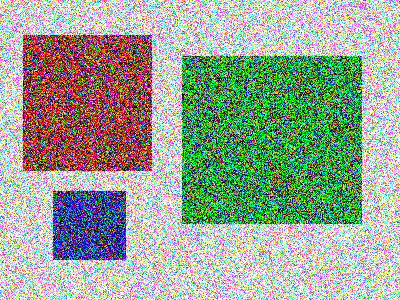
//> input picture setup/cpp/pic2.png, 400 x 300 px, given in place of , which was not available
$ ./connected_components   (built with g++ and OpenCV 4)
//> lines starting //> are read from the running program, lines starting //| are printed output that depends on the picture; after the words box and inside, x2 and y2 are one past the last pixel; in counts of white or black regions, pixels touching at a corner belong together; pictures that were not available may be replaced by others from this repository, and a replacement may not be noted
#include "opencv2/imgproc/imgproc.hpp"
#include "opencv2/highgui/highgui.hpp"
#include <iostream>

using namespace cv;
using namespace std;

Mat img;
int threshval = 100;

void on_trackbar(int, void*)
{
  Mat bw = threshval < 128 ? (img < threshval) : (img > threshval);

  vector<vector<Point> > contours;
  vector<Vec4i> hierarchy;

  findContours( bw, contours, hierarchy, CV_RETR_CCOMP, CV_CHAIN_APPROX_SIMPLE );

  Mat dst = Mat::zeros(img.size(), CV_8UC3);

  if( !contours.empty() && !hierarchy.empty() )
    {
      // iterate through all the top-level contours,
      // draw each connected component with its own random color
      int size = contours.size();
      // for (int idx = 0; idx < size; idx++) {
        for(int idx = 0 ; idx >= 0; idx = hierarchy[idx][0] ) {
          Scalar color( (rand()&255), (rand()&255), (rand()&255) );
          drawContours( dst, contours, idx, color, CV_FILLED, 8, hierarchy , 0);
        }
    }

  imshow( "Connected Components", dst );
}

void help()
{
  cout << "\n This program demonstrates connected components and use of the trackbar\n"
    "Usage: \n"
    "	./connected_components <image(stuff.jpg as default)>\n"
    "The image is converted to grayscale and displayed, another image has a trackbar\n"
    "that controls thresholding and thereby the extracted contours which are drawn in color\n";
}

const char* keys =
  {
    "{1| |stuff.jpg|image for converting to a grayscale}"
  };

int main( int argc, const char** argv )
{
  help();
  CommandLineParser parser(argc, argv, keys);
  string inputImage = parser.get<string>("1");
  img = imread(inputImage.c_str(), 0);
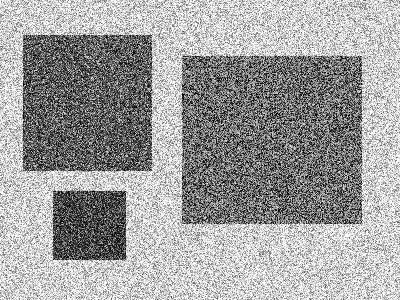
//> img: 300 rows x 400 cols, CV_8UC1; min 0, max 255, mean 159.1

  if(img.empty())
    {
      cout << "Could not read input image file: " << inputImage << endl;
      return -1;
    }

  namedWindow( "Image", 1 );
  imshow( "Image", img );

  namedWindow( "Connected Components", 1 );
  createTrackbar( "Threshold", "Connected Components", &threshval, 255, on_trackbar );
  on_trackbar(threshval, 0);
//> in on_trackbar, `Mat bw = threshval < 128 ? (img < threshval) : (img > threshval);`:
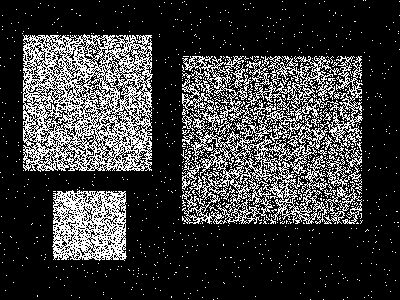
//> bw: 300 rows x 400 cols, CV_8UC1; 23.3% white in thin lines or dots
//> in on_trackbar, `findContours( bw, contours, hierarchy, CV_RETR_CCOMP, CV_CHAIN_APPROX_..`: contours = 4489 contours, 4236 with area under 20; largest, box (x1, y1, x2, y2) and area: (181, 56, 363, 224) 19832, (23, 34, 153, 172) 16600, (52, 190, 127, 261) 4678, (231, 72, 282, 127) 1059, (289, 101, 351, 140) 828
//> in on_trackbar, `int size = contours.size();`: size = 4489
//> after the loop in on_trackbar, `for(int idx = 0 ; idx >= 0; idx = hierarchy[idx][0] )`:
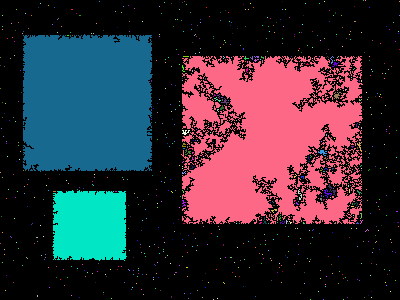
//> dst: 300 rows x 400 cols, CV_8UC3; mean B, G, R 55.5, 45.3, 52.7

  waitKey(0);
  return 0;
}

$ run again, on setup/cpp/pic4.png
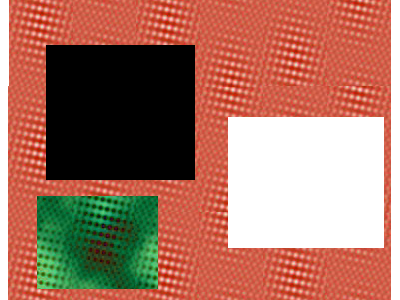
//> input picture setup/cpp/pic4.png, 400 x 300 px, given in place of , which was not available
//> in on_trackbar, `Mat bw = threshval < 128 ? (img < threshval) : (img > threshval);`:
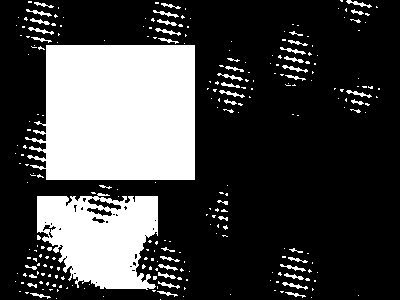
//> bw: 300 rows x 400 cols, CV_8UC1; 26.7% white; 258 white regions (208 under 20 px)
//> contours = 284 contours, 243 with area under 20; largest, box (x1, y1, x2, y2) and area: (25, 45, 195, 180) 19996, (37, 193, 158, 290) 8469, (87, 197, 122, 211) 180, (86, 207, 113, 217) 127, (42, 224, 57, 233) 56
//> size = 284
//> after the loop in on_trackbar, `for(int idx = 0 ; idx >= 0; idx = hierarchy[idx][0] )`:
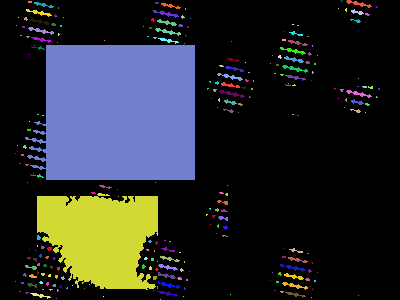
//> dst: 300 rows x 400 cols, CV_8UC3; mean B, G, R 42.3, 41.2, 38.4
